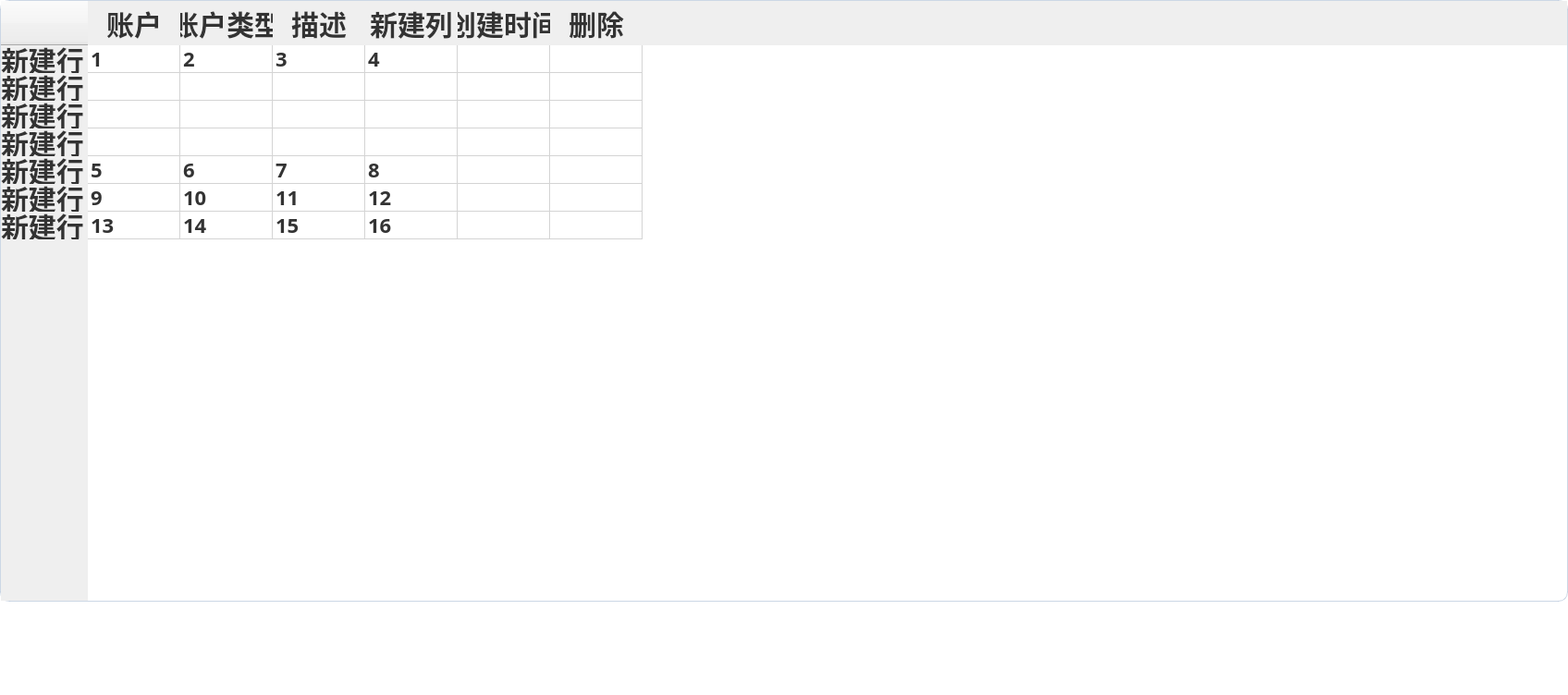
<?xml version="1.0" encoding="UTF-8"?>
<ui version="4.0">
 <class>UserShow</class>
 <widget class="QWidget" name="UserShow">
  <property name="geometry">
   <rect>
    <x>0</x>
    <y>0</y>
    <width>1696</width>
    <height>752</height>
   </rect>
  </property>
  <property name="windowTitle">
   <string>Form</string>
  </property>
  <property name="styleSheet">
   <string notr="true">#UserShow {
background: #FFFFFF;
border-radius: 10px;
}</string>
  </property>
  <widget class="QTableWidget" name="tableWidget">
   <property name="geometry">
    <rect>
     <x>0</x>
     <y>0</y>
     <width>1696</width>
     <height>651</height>
    </rect>
   </property>
   <property name="styleSheet">
    <string notr="true">QTableWidget {
    alternate-background-color: #f2f7fb;

    background: #FFFFFF;
    border-radius: 10px 10px 0px 0px;
    border: 1px solid rgba(170, 189, 212, 0.6);

    font-family: PingFang SC;
    font-weight: 500;
    font-size: 22px;
    color: #333333;
    line-height: 35px;
}

QHeaderView {
    font-family: PingFang SC;
    font-weight: 500;
    font-size: 30px;
    color: #333333;
    line-height: 70px;

    border-top-left-radius: 10px;
    border-top-right-radius: 10px;
    border-bottom-left-radius: 10px;
    border-bottom-right-radius: 10px;
}

QHeaderView::section {
    border: none;
}</string>
   </property>
   <row>
    <property name="text">
     <string>新建行</string>
    </property>
   </row>
   <row>
    <property name="text">
     <string>新建行</string>
    </property>
   </row>
   <row>
    <property name="text">
     <string>新建行</string>
    </property>
   </row>
   <row>
    <property name="text">
     <string>新建行</string>
    </property>
   </row>
   <row>
    <property name="text">
     <string>新建行</string>
    </property>
   </row>
   <row>
    <property name="text">
     <string>新建行</string>
    </property>
   </row>
   <row>
    <property name="text">
     <string>新建行</string>
    </property>
   </row>
   <column>
    <property name="text">
     <string>账户</string>
    </property>
   </column>
   <column>
    <property name="text">
     <string>账户类型</string>
    </property>
   </column>
   <column>
    <property name="text">
     <string>描述</string>
    </property>
   </column>
   <column>
    <property name="text">
     <string>新建列</string>
    </property>
   </column>
   <column>
    <property name="text">
     <string>创建时间</string>
    </property>
   </column>
   <column>
    <property name="text">
     <string>删除</string>
    </property>
   </column>
   <item row="0" column="0">
    <property name="text">
     <string>1</string>
    </property>
   </item>
   <item row="0" column="1">
    <property name="text">
     <string>2</string>
    </property>
   </item>
   <item row="0" column="2">
    <property name="text">
     <string>3</string>
    </property>
   </item>
   <item row="0" column="3">
    <property name="text">
     <string>4</string>
    </property>
   </item>
   <item row="4" column="0">
    <property name="text">
     <string>5</string>
    </property>
   </item>
   <item row="4" column="1">
    <property name="text">
     <string>6</string>
    </property>
   </item>
   <item row="4" column="2">
    <property name="text">
     <string>7</string>
    </property>
   </item>
   <item row="4" column="3">
    <property name="text">
     <string>8</string>
    </property>
   </item>
   <item row="5" column="0">
    <property name="text">
     <string>9</string>
    </property>
   </item>
   <item row="5" column="1">
    <property name="text">
     <string>10</string>
    </property>
   </item>
   <item row="5" column="2">
    <property name="text">
     <string>11</string>
    </property>
   </item>
   <item row="5" column="3">
    <property name="text">
     <string>12</string>
    </property>
   </item>
   <item row="6" column="0">
    <property name="text">
     <string>13</string>
    </property>
   </item>
   <item row="6" column="1">
    <property name="text">
     <string>14</string>
    </property>
   </item>
   <item row="6" column="2">
    <property name="text">
     <string>15</string>
    </property>
   </item>
   <item row="6" column="3">
    <property name="text">
     <string>16</string>
    </property>
   </item>
  </widget>
  <widget class="QWidget" name="widget_switch" native="true">
   <property name="geometry">
    <rect>
     <x>0</x>
     <y>650</y>
     <width>1696</width>
     <height>104</height>
    </rect>
   </property>
  </widget>
 </widget>
 <resources/>
 <connections/>
</ui>
